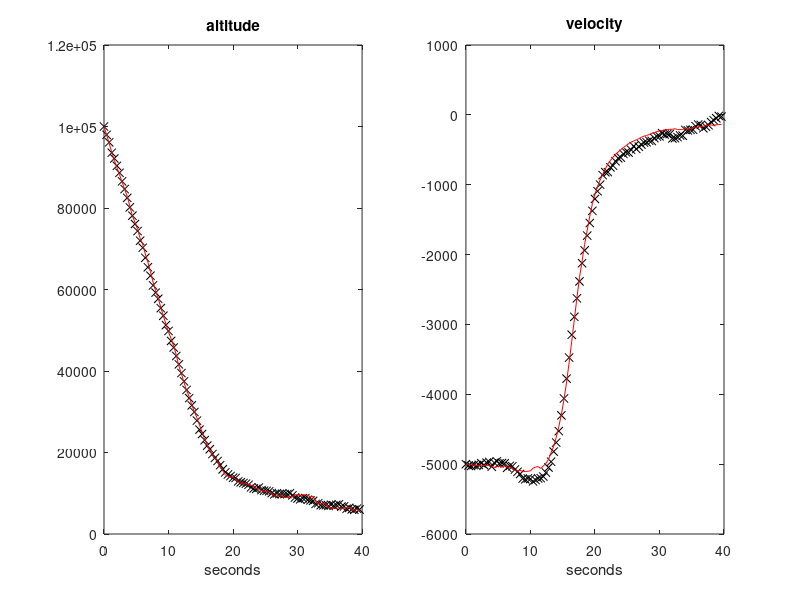
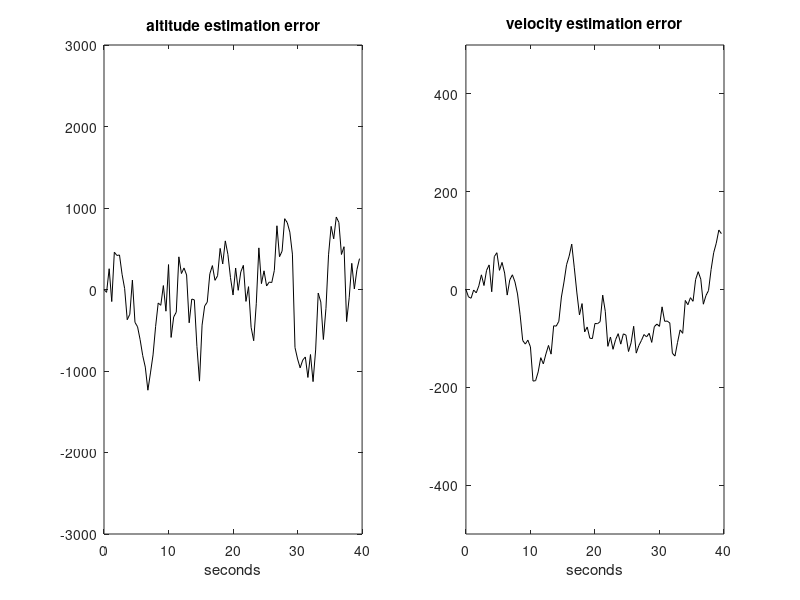
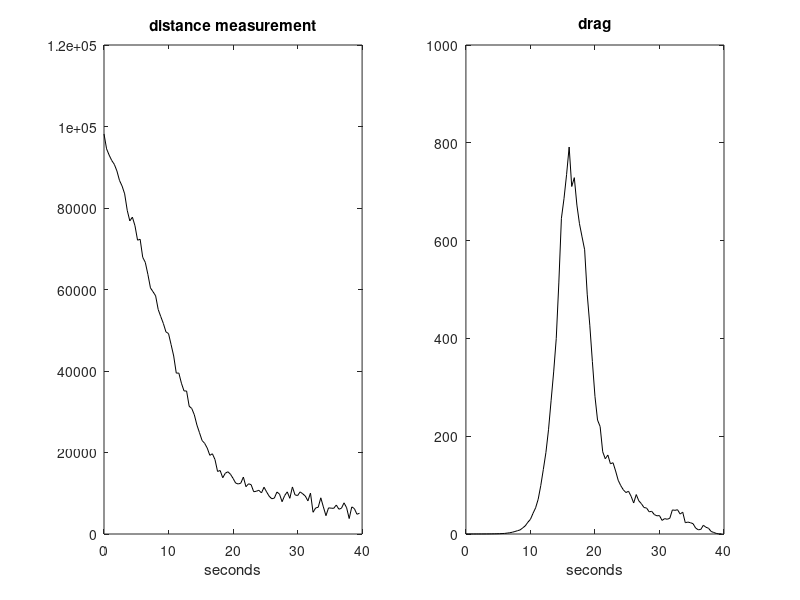
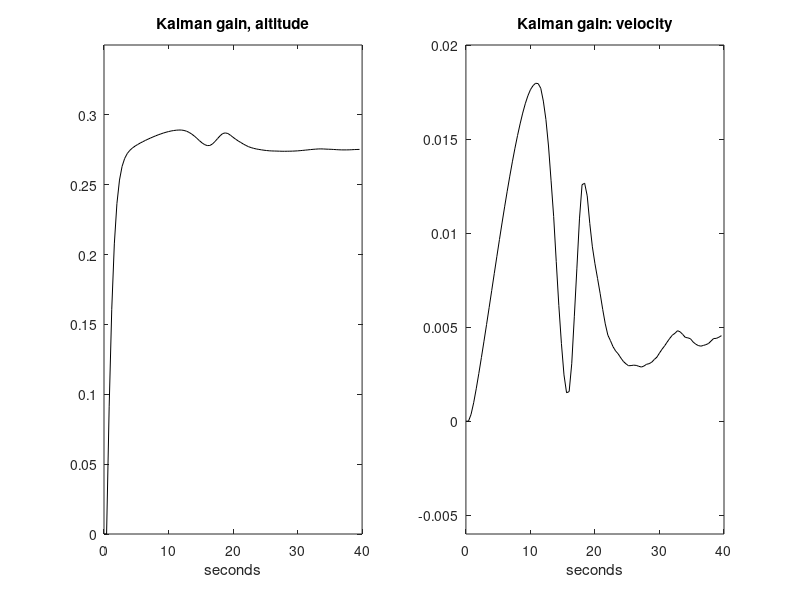

MATLAB code for these plots, in order:
%Unscented Kalman filter example
%Radar monitoring of falling body

%----------------------------------------------------
%Prepare for the simulation of the falling body

T=0.4; %sampling period
g=-9.81;
rho0=1.225; %air density, sea level
k=6705.6; %density vs. altitude constant
L=100; %horizontal distance radar<->object
L2=L^2;

Nf=100; %maximum number of samples

rx=zeros(3,Nf); %space for state record
rd=zeros(1,Nf); %space for drag record
ry=zeros(1,Nf); %space for measurement record
tim=0:T:(Nf-1)*T; %time

%process noise
Sw=[10^5 0 0; 0 10^3 0; 0 0 10^2]; %cov
bn=randn(3,Nf); sn=zeros(3,Nf); 
sn(1,:)=sqrt(Sw(1,1))*bn(1,:); %state noise along simulation
sn(2,:)=sqrt(Sw(2,2))*bn(2,:);  %"   "   "
sn(3,:)=sqrt(Sw(3,3))*bn(3,:);  %"   "   "
%observation noise
Sv=10^6; %cov.
on=sqrt(Sv)*randn(1,Nf); %observation noise along simulation


%----------------------------------------------------
%Prepare for filtering

%space for matrices
K=zeros(3,Nf); M=zeros(3,3,Nf); P=zeros(3,3,Nf);
%space for recording er(n), xe(n)
rer=zeros(3,Nf); rxe=zeros(3,Nf);

%UKF parameters (to be edited here)
N=3; %space dimension
alpha=0.7; kappa=0; beta=2;
%pre-computation of constants
lambda= ((alpha^2)*(N+kappa))-N;
aab=(1-(alpha^2)+beta); 
lN=lambda+N; LaN=lambda/lN; aaN=aab+LaN;

%----------------------------------------------------
%Behaviour of the system and the filter after initial state

x=[10^5; -5000; 400]; %initial state
xe=x; % initial value of filter state
xa=xe; %initial intermediate state
xs=zeros(3,7); %space for sigma points
xas=zeros(3,7); %space for propagated sigma points
yas=zeros(1,7); %"   "  "

P(:,:,1)=0.001*eye(3,3); %cov. non-zero init.

nn=1;

while nn<Nf+1,
   
   %estimation recording
   rxe(:,nn)=xe; %state
   rer(:,nn)=x-xe; %error
   
   %system
   rx(:,nn)=x; %state recording
   rho=rho0*exp(-x(1)/k); %air density
   d=(rho*(x(2)^2))/(2*x(3)); %drag
   rd(nn)=d; %drag recording
     
   %next system state
   x(1)=x(1)+(x(2)*T)+sn(1,nn);
   x(2)=x(2)+((g+d)*T)+sn(2,nn);
   x(3)=x(3)+sn(3,nn);   
   %system output
   y=on(nn)+sqrt(L2+(x(1)^2));
   ym=y; %measurement
   ry(nn)=ym; %measurement recording 
   
 %Prediction
   %sigma points
   sqP=chol(lN*P(:,:,nn)); %matrix square root
   xs(:,7)=xe;
   xs(:,1)=xe+sqP(1,:)'; xs(:,2)=xe+sqP(2,:)'; xs(:,3)=xe+sqP(3,:)';
   xs(:,4)=xe-sqP(1,:)'; xs(:,5)=xe-sqP(2,:)'; xs(:,6)=xe-sqP(3,:)';       
       
   %a priori state
   %propagation of sigma points (state transition)
   for m=1:7,
    rho=rho0*exp(-xs(1,m)/k); %air density
    d=(rho*(xs(2,m)^2))/(2*xs(3,m)); %drag
    xas(1,m)=xs(1,m)+(xs(2,m)*T);
    xas(2,m)=xs(2,m)+((g+d)*T);
    xas(3,m)=xs(3,m);
   end;
   
   %a priori state mean (a weighted sum)
 	xa=0;
   for m=1:6,
     xa=xa+(xas(:,m));
   end;
   xa=xa/(2*lN);
   xa=xa+(LaN*xas(:,7));
            
   %a priori cov.
   aux=zeros(3,3); aux1=zeros(3,3); 
   for m=1:6,
     aux=aux+((xas(:,m)-xa(:))*(xas(:,m)-xa(:))');
   end;
   aux=aux/(2*lN);
   aux1=((xas(:,7)-xa(:))*(xas(:,7)-xa(:))');
   aux=aux+(aaN*aux1);
   M(:,:,nn+1)=aux+Sw;
   
   
 %Update 
      
   %propagation of sigma points (measurement)
   for m=1:7,
      yas(m)=sqrt(L2+(xas(1,m)^2));
   end;
    
   %measurement mean
   ya=0;
   for m=1:6,
      ya=ya+yas(m);
   end;   
   ya=ya/(2*lN);
   ya=ya+(LaN*yas(7));
    
   %measurement cov.
   aux2=0;
   for m=1:6,
     aux2=aux2+((yas(m)-ya)^2);
   end;
   aux2=aux2/(2*lN);
   aux2=aux2+(aaN*((yas(7)-ya)^2));
   Syy=aux2+Sv;
    
   %cross cov
   aux2=0; 
   for m=1:6,
      aux2=aux2+((xas(:,m)-xa(:))*(yas(m)-ya));
   end;
   aux2=aux2/(2*lN);
   aux2=aux2+(aaN*((xas(:,7)-xa(:))*(yas(7)-ya)));
   Sxy=aux2;
   
   %Kalman gain, etc.
   K(:,nn+1)=Sxy*inv(Syy);
   P(:,:,nn+1)=M(:,:,nn+1)-(K(:,nn+1)*Syy*K(:,nn+1)');
   xe=xa+(K(:,nn+1)*(ym-ya)); %estimated (a posteriori) state    
      
  nn=nn+1;    
end; 

%------------------------------------------------------
%display

figure(1)
subplot(1,2,1)
plot(tim,rx(1,1:Nf),'kx'); hold on;
plot(tim,rxe(1,1:Nf),'r');
title('altitude'); xlabel('seconds')
axis([0 Nf*T 0 12*10^4]);

subplot(1,2,2)
plot(tim,rx(2,1:Nf),'kx'); hold on;
plot(tim,rxe(2,1:Nf),'r');
title('velocity'); xlabel('seconds');
axis([0 Nf*T -6000 1000]);

figure(2)
subplot(1,2,1)
plot(tim,rer(1,1:Nf),'k');
title('altitude estimation error');
xlabel('seconds');
axis([0 Nf*T -3000 3000]);

subplot(1,2,2)
plot(tim,rer(2,1:Nf),'k');
title('velocity estimation error');
xlabel('seconds');
axis([0 Nf*T -500 500]);

figure(3)
subplot(1,2,1)
plot(tim,ry(1:Nf),'k');
title('distance measurement');
xlabel('seconds');
axis([0 Nf*T 0 12*10^4]);

subplot(1,2,2)
plot(tim,rd(1:Nf),'k');
title('drag');
xlabel('seconds');
axis([0 Nf*T 0 1000]);

figure(4)
subplot(1,2,1)
plot(tim,K(1,1:Nf),'k');
title('Kalman gain, altitude');
xlabel('seconds');
axis([0 Nf*T 0 0.35]);

subplot(1,2,2)
plot(tim,K(2,1:Nf),'k');
title('Kalman gain: velocity');
xlabel('seconds');
axis([0 Nf*T -0.006 0.02]);

figure(5)
% display of P(n) evolution
subplot(2,2,1); plot(tim,shiftdim(P(1,1,1:Nf)),'k'); 
                title('P11');%plots P11
subplot(2,2,2); plot(tim,shiftdim(P(1,2,1:Nf)),'k');
                title('P12');%plots P12
subplot(2,2,3); plot(tim,shiftdim(P(2,1,1:Nf)),'k');
                title('P21');%plots P21
subplot(2,2,4); plot(tim,shiftdim(P(2,2,1:Nf)),'k');
                title('P22'); %plots P22
xlabel('sampling periods');
